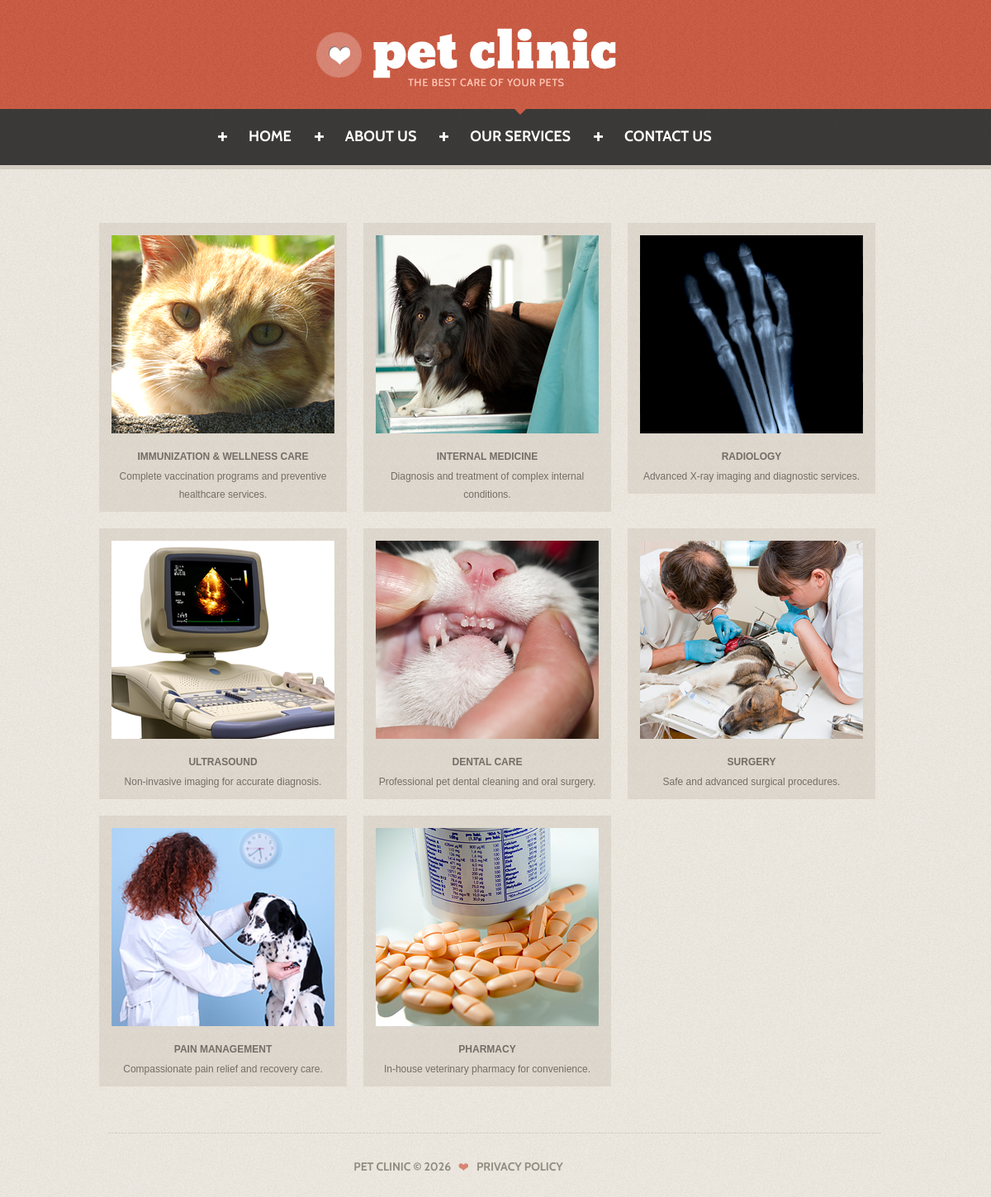
Page /services/ on the committed database.
### main/models.py (models this page shows, shortened)
class Service(models.Model):
    name = models.CharField(max_length=100)
    description = models.TextField()
    image = models.ImageField(upload_to='services/')

### main/views.py (the view)
# urls.py: path('services/', views.services, name='services'),
def services(request):
    services = Service.objects.all()
    return render(request, "services.html", {"services": services})

### main/templates/services.html (shortened to what this page needs)
<!DOCTYPE html>
{% load static %}
<html lang="en">
<head>
    <link rel="stylesheet" href="{% static 'sbg/css/style.css' %}">
    <link rel="stylesheet" href="{% static 'sbg/css/ui.totop.css' %}">
</head>
<body>
<div class="block1">
    <div class="main">
        <header>
            <h1>
                <a class="logo" href="{% url 'index' %}">
                </a>
            </h1>
        </header>
    </div>
</div>
<div class="block2">
    <div class="main">
        <nav>
            <ul class="sf-menu">
                <li><a href="{% url 'index' %}">Home</a></li>
                <li><a href="{% url 'about_us' %}">About Us</a></li>
                <li class="current"><a href="{% url 'services' %}">Our Services</a></li>
                <li><a href="/contact/">Contact Us</a></li>
            </ul>
        </nav>
    </div>
</div>
<div class="block4">
    <div class="main">
        <section id="content">
            <div class="container_12">
                <div class="wrapper">
                    {% for service in services %}
                        {% if forloop.counter0|divisibleby:3 %}
                            <div class="wrapper m_bot2">
                        {% endif %}
                        <article class="grid_4
                            {% if forloop.first or forloop.counter0|divisibleby:3 %}alpha{% endif %}
                            {% if forloop.counter|divisibleby:3 %}omega{% endif %}">
                            <div class="treatment">
                                {% if service.image %}
                                    <img src="{{ service.image.url }}" alt="">
                                {% else %}
                                    <img src="{% static 'sbg/images/3page_img1.jpg' %}" alt="">
                                {% endif %}
                                <strong>{{ service.name }}</strong><br>
                                {{ service.description }}
                            </div>
                        </article>
                        {% if forloop.counter|divisibleby:3 or forloop.last %}
                            </div>
                        {% endif %}
                    {% endfor %}
                </div>
            </div>
        </section>
    </div>
</div>
<div class="main">
    <footer>
        Pet Clinic &copy; {% now "Y" %} &nbsp;
        <img src="{% static 'sbg/images/heart.png' %}" alt="">
        <a href="#">Privacy Policy</a>
    </footer>
</div>
</body>
</html>

### static/sbg/css/style.css (style rules this page uses)
article,aside,audio,canvas,command,datalist,details,embed,figcaption,figure,footer,header,hgroup,keygen,meter,nav,output,progress,section,source,video { display:block }
html { width:100% }
body { font-family:Arial, Arial, Helvetica, sans-serif; font-size:12px; line-height:22px; color:#736d68; min-width:990px; background:url(../images/body_bg.png) 50% 0 repeat #e7e2d8; }
.main { width:960px;padding:0;margin:0 auto; }
.wrapper { width:100%;overflow:hidden }
a { color:#736d68;outline:none; text-decoration:none; cursor:pointer; }
.block1 { background: url('../images/block1.jpg') 50% 0 repeat; }
.block2 { background: url('../images/block2.png') 50% 0 repeat;position:relative;z-index:10; }
.block4 { border-top:5px solid #d4cdc1;overflow:hidden; }
header { padding:34px 0 25px;margin: 0 10px; }
header h1 { width:434px;margin: 0 auto; }
header h1 a { display:block;width:364px;height:73px;background:url(../images/logo.png) 0 0 no-repeat; text-decoration:none; text-indent:-9999px; }
#content { padding:65px 0px 37px 0px;background: url('../images/stripe.png') 50% bottom no-repeat; }
.cabin, .sf-menu a, .button, .link1, h2, footer { font-family: 'Cabin', sans-serif; }
.button, .img_wrap, .sf-menu li a { -webkit-transition: all 0.3s ease;-moz-transition: all 0.3s ease;-o-transition: all 0.3s ease;transition: all 0.3s ease; }
strong { text-transform:uppercase;color:#736d68; }
.m_bot2 { margin-bottom:20px; }
.treatment { background: url('../images/team.jpg') repeat;padding: 15px 15px 10px; }
.treatment img { margin-bottom:17px; }
.treatment strong { display:inline-block;margin-bottom:2px; }
footer { padding:31px 90px 31px 0;font-size: 14px; line-height: 19px;text-align:center;font-weight:bold;text-transform:uppercase; }
footer, footer a { color: #918b81; }
#content { text-align: center; }

### static/sbg/css/grid.css (style rules this page uses)
.container_12 { margin-left:auto;margin-right:auto;width:960px }
.grid_1,.grid_2,.grid_3,.grid_4,.grid_5,.grid_6,.grid_7,.grid_8,.grid_9,.grid_10,.grid_11,.grid_12 { display:inline;float:left;position:relative;margin:0 10px }
.alpha { margin-left:0 }
.omega { margin-right:0 }
.container_12 .grid_4 { width:300px }

### static/sbg/css/superfish.css (style rules this page uses)
nav { position:relative; margin: 0px 10px;padding:0 0 0 106px; }
.sf-menu li { float:left;position:relative }
.sf-menu>li>a { display:block;background: url('../images/nav_li.png') 50% -30px no-repeat;position:relative; font-size: 18px; line-height: 23px; color:#fff;font-weight:bold;text-transform:uppercase;padding: 22px 0 23px ; }
.sf-menu>li>a:hover,.sf-menu>li.current>a,.sf-menu>li.sfHover>a { background-position:50% 0; }
.sf-menu>li { background: url('../images/nav_li2.png') 0 28px no-repeat;margin-left:28px;padding-left:37px; }

### rows in the picture
Service: image (picture), name "IMMUNIZATION & WELLNESS CARE", description "Complete vaccination programs and preventive healthcare services."
Service: image (picture), name "INTERNAL MEDICINE", description "Diagnosis and treatment of complex internal conditions."
Service: image (picture), name "RADIOLOGY", description "Advanced X-ray imaging and diagnostic services."
Service: image (picture), name "ULTRASOUND", description "Non-invasive imaging for accurate diagnosis."
Service: image (picture), name "DENTAL CARE", description "Professional pet dental cleaning and oral surgery."
Service: image (picture), name "SURGERY", description "Safe and advanced surgical procedures."
Service: image (picture), name "PAIN MANAGEMENT", description "Compassionate pain relief and recovery care."
Service: image (picture), name "PHARMACY", description "In-house veterinary pharmacy for convenience."
